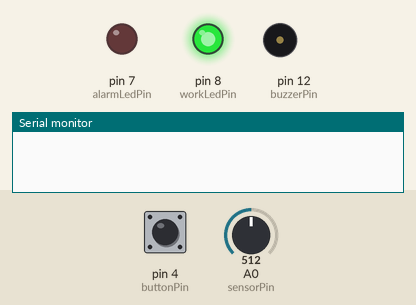
This sketch was run on a simulated Arduino Uno, built with avr-gcc and run on an emulated ATmega328P. On the bench: output pins drawn as LEDs (lit = HIGH), buzzer (waves = sounding, pin HIGH), the last lines printed to the serial monitor. Dashed ring = blinking. The test bench sets the inputs (shaded band); at power-on: A0 (sensorPin) = 512, pin 4 (buttonPin) HIGH.

Above: at 1.2 s.
1.3 s: A0 (sensorPin) set to 986
2.8 s: A0 (sensorPin) set to 1013
At 3.05 s:
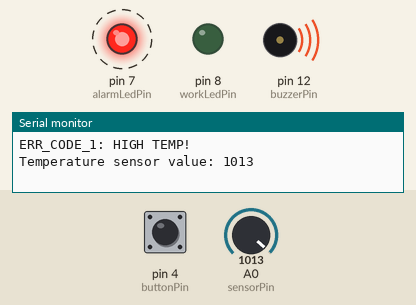
Timing chart, 0 to 11.8 s (numbered marks = the images above; inputs shaded):
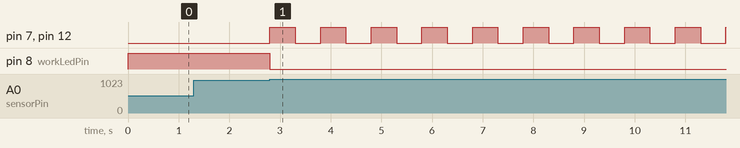

The sketch:

sketch.ino
```cpp
// GLOBAL
// pins aliases definitions
const int workLedPin = 8;
const int alarmLedPin = 7;
const int buzzerPin = 12;
const int buttonPin = 4;
const int sensorPin = A0;
// Alarm messages
const String ErrorMessage1 = "ERR_CODE_1: HIGH TEMP!";
const String ErrorMessage2 = "ERR_CODE_2: EMERGENCY BUTON PUSHED!";
// variables definitions
bool isAlarmOn, alarmState;
int sensorValue, buttonValue;
// delay variables definitions
unsigned long stoper1;
unsigned int stoper1Interval;
//>>>>>>>>>>>>>>>>>>>>>>>>>>>

// Fuctions

// This function takes provided message and sends it through the serial port without stoping the program.
// It sends part after part until whole message is sent.
// Must be left without parameter in void loop function to continously send messages.
// Add optional message parameter to add message to be sent to the buffer.
// Function returns false when Serial is not open for transmission.
bool BufferedSerialWrite(String message = ""){
  // initialize the static messageBuffer variable.
  static String messageBuffer = "";
  if(!Serial) return false;
  if(message.length() > 0){
    // add message to the buffer.
    messageBuffer += message;
    // seperate messages with new line.
    messageBuffer += "\n";
  }
  // send message:
  // Check if there is any message to send.
  if(messageBuffer.length()>0){
    // Check serial buffer available space.
    int serialBufforSize = Serial.availableForWrite();
    // Check if whole messageBuffer can be sent at once.
    if(serialBufforSize > messageBuffer.length()){
      Serial.print(messageBuffer);
      // Clear message buffer
      messageBuffer = "";
    }
    // Send first part of message
    else {
      // Chose piece of message
      String transmision = messageBuffer.substring(0, serialBufforSize);
      // Write piece of message to serial port.
      Serial.print(transmision);
      // Remove sent part of message.
      messageBuffer = messageBuffer.substring(serialBufforSize);
    }
  }
  return true;
}

void turnAlarmOn(){
  //Turn off the green LED indicating proper work of system.
    digitalWrite(workLedPin, LOW);
    // Turn on the alarm sequence.
    isAlarmOn = true;
    alarmState = HIGH;
    digitalWrite(alarmLedPin, alarmState);
    digitalWrite(buzzerPin, alarmState);
    stoper1 = millis();
}
//>>>>>>>>>>>>>>>>>>>>>>>>>>

// PROGRAM LOGIC
void setup()
{

  // variables initialization
  isAlarmOn = false;
  sensorValue = 0;
  buttonValue = 1;
  alarmState = LOW;
  // delay variables initialization
  stoper1 = 0;
  stoper1Interval = 500;
  // setup pins modes
  pinMode(workLedPin, OUTPUT);
  pinMode(alarmLedPin, OUTPUT);
  pinMode(buttonPin, INPUT_PULLUP);
  pinMode(sensorPin, INPUT);
  pinMode(buzzerPin, OUTPUT);
  // setup serial communication
  Serial.begin(9600);
  // check if the serial connection is open for transmition in case of danger.
  while(!Serial) {
    ; // wait for serial port to connect.
  }
  // Light green LED indicating proper work of system.
  digitalWrite(workLedPin, HIGH);
}

void loop()
{
  // Write to Serial port from program buffer.
  BufferedSerialWrite();
  // Read analog sensor value.
  sensorValue = analogRead(sensorPin);
  // Check if analog sensor value is out of proper work scope.
  if (sensorValue > 1000 && !isAlarmOn)
  {
    turnAlarmOn();
    // Send alarm information to remote devices.
    BufferedSerialWrite(ErrorMessage1);
    BufferedSerialWrite("Temperature sensor value: "+String(sensorValue));
  }
  // Read button value.
  buttonValue = digitalRead(buttonPin);
  // Check if the button was pressed.
  if (buttonValue == 0 && !isAlarmOn)
  {
    turnAlarmOn();
    // Send alarm information to remote devices.
    BufferedSerialWrite(ErrorMessage2);
  }
  // check if the Alarm is currently on
  if (isAlarmOn)
  {
    // get current time
    unsigned long currentTime = millis();
    // Check if enough time had passed since last state change
    if(stoper1 + stoper1Interval <= currentTime){
      // change alarm state
      alarmState = !alarmState;
      // write appropriate state on the alarm pins
      digitalWrite(alarmLedPin, alarmState);
      digitalWrite(buzzerPin, alarmState);
      // set last state change time to current time
      stoper1 = currentTime;
    }

  }
}
```

Measured:
- the behaviour switches between 1000 and 1001 on A0 (sensorPin) (found by bisection; images 0 and 1)
- after the input at 1.3 s, every drawn part: stays the same
- after the input at 2.8 s, pin 7 (alarmLedPin), pin 12 (buzzerPin): alternates HIGH for 0.50 s and LOW for 0.50 s, starting at once; pin 8 (workLedPin): HIGH → LOW at once
